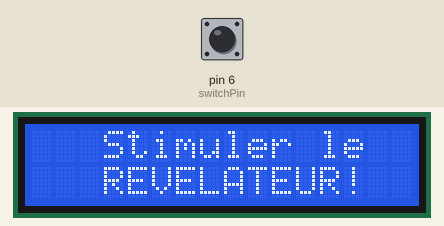
This sketch was run on a simulated Arduino Uno, built with avr-gcc and run on an emulated ATmega328P. Parts: 16×2 character LCD. The inputs (shaded band) are chosen by the test bench; at power-on: pin 6 (switchPin) LOW. Random numbers use the default seed unless the sketch sets one.

Above: at 1.2 s.
1.3 s: pin 6 (switchPin) pulled HIGH for 0.15 s
At 2.3 s:
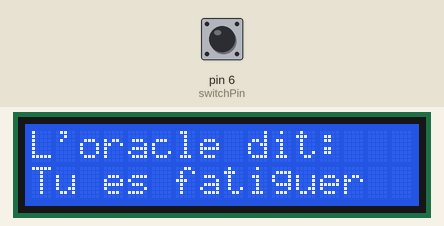
2.9 s: pin 6 (switchPin) pulled HIGH for 1 s
At 4.8 s:
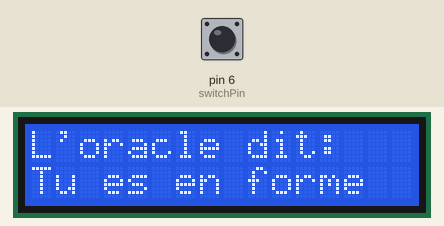
5.4 s: pin 6 (switchPin) pulsed HIGH 5 times (0.12 s each, 0.3 s apart)
At 7.4 s:
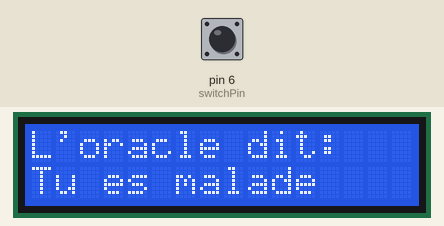
8.4 s: pin 6 (switchPin) pulled HIGH for 0.15 s
At 9.0 s:
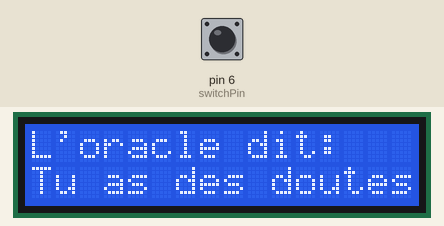
10.0 s: pin 6 (switchPin) pulled HIGH for 3.2 s
At 14.3 s:
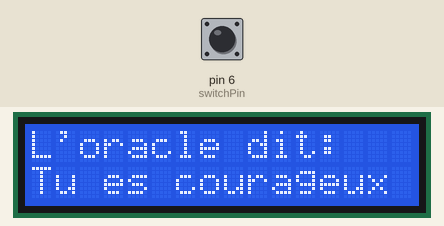
14.7 s: pin 6 (switchPin) pulled HIGH for 0.15 s
At 16.1 s:
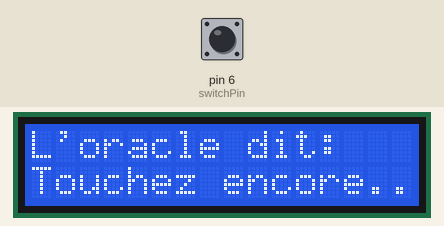
Timing chart, 0 to 17.3 s (numbered marks = the images above; inputs shaded):
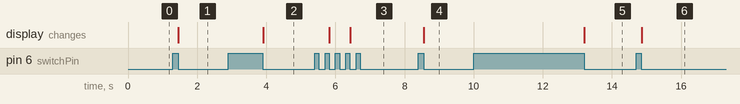

Measured:
- after the input at 1.3 s, the display: changes after 0.16 s (image 1)
- after the input at 2.9 s, the display: changes after 1.0 s (image 2)
- after the input at 5.4 s, the display: first changes after 0.43 s (image 3 shows a later state)
- after the input at 8.4 s, the display: changes after 0.16 s (image 4)
- after the input at 10.0 s, the display: changes after 3.2 s (image 5)
- after the input at 14.7 s, the display: changes after 0.16 s (image 6)

The sketch:

Crystal_Ball.ino
```cpp
#include <LiquidCrystal.h>
LiquidCrystal lcd(12, 11, 5, 4, 3, 2);
const int switchPin = 6;
int switchState = 0;
int prevSwitchState = 0;
int reply;

void setup() {
  // put your setup code here, to run once:
  lcd.begin(16, 2);
  pinMode(switchPin, INPUT);
  lcd.print("   Stimuler le");
  lcd.setCursor(0, 1);
  lcd.print("   REVELATEUR!");
}

void loop() {
  // put your main code here, to run repeatedly:
  switchState = digitalRead(switchPin);

  if(switchState != prevSwitchState){
    if(switchState == LOW){
      reply = random(8);
      lcd.clear();
      lcd.setCursor(0, 0);
      lcd.print("L'oracle dit:");
      lcd.setCursor(0, 1);

      switch(reply){
        case 0:
        lcd.print("Tu es malade");
        break;

        case 1:
        lcd.print("Tu es en forme");
        break;

        case 2:
        lcd.print("Tu es embitieux");
        break;

        case 3:
        lcd.print("Tu es courageux");
        break;

        case 4:
        lcd.print("Tu es incertain");
        break;

        case 5:
        lcd.print("Touchez encore..");
        break;

        case 6:
        lcd.print("Tu as des doutes");
        break;

        case 7:
        lcd.print("Tu es fatiguer");
        break;
      }
    }
  }
  prevSwitchState = switchState;
}
```
